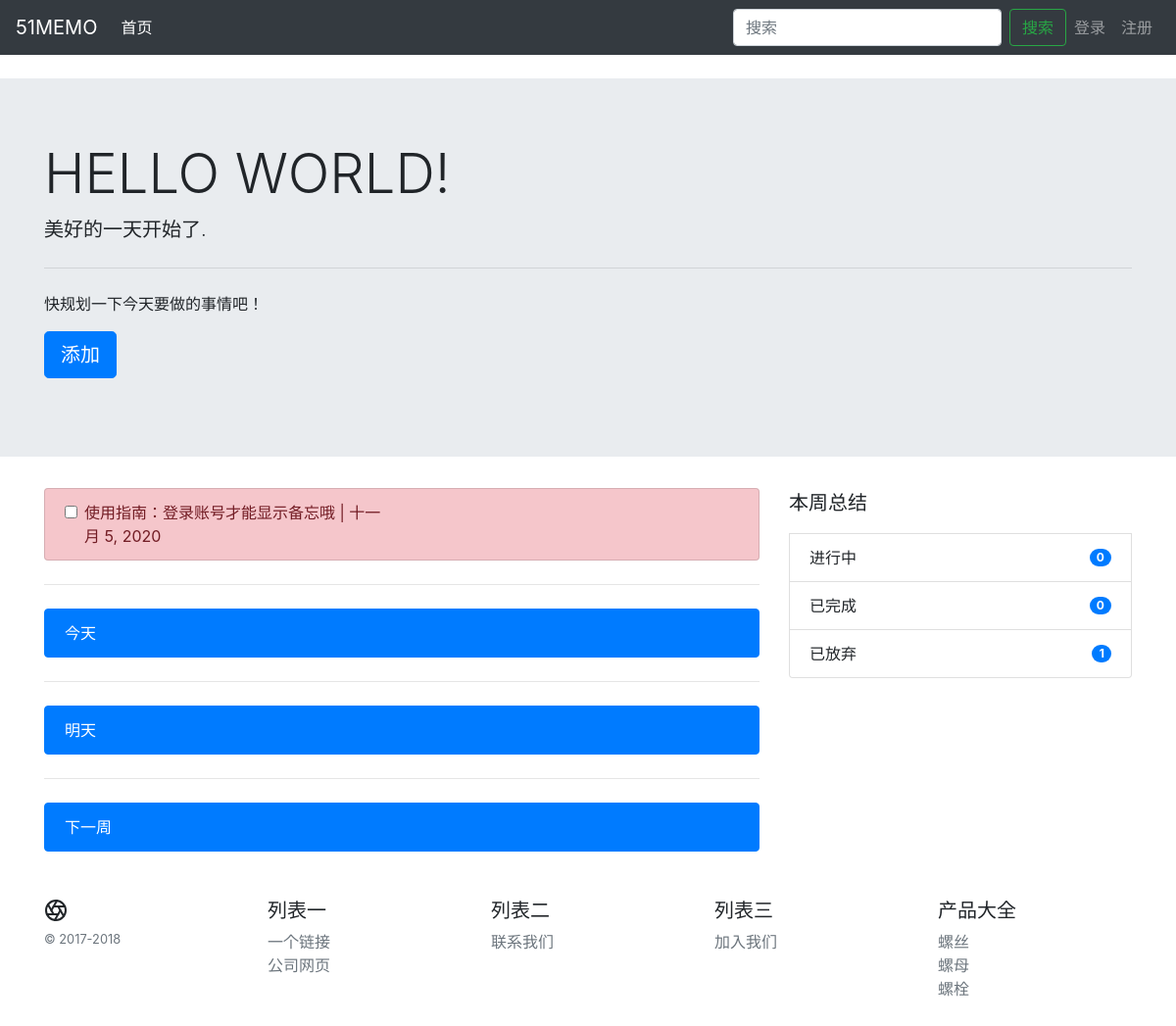
The page / on the database its author committed.
### siteinfo/models.py (models this page shows, shortened)
class Banner(models.Model):
    title = models.CharField(max_length=50, default='HELLO WORLD!')
    def __str__(self):
        return self.title

class Col(models.Model):
    title = models.CharField(max_length=50, default='col1')
    footer = models.ForeignKey('Footer', on_delete=models.CASCADE)

class Item(models.Model):
    title = models.CharField(max_length=20)
    url = models.URLField()
    col = models.ForeignKey('Col', on_delete=models.CASCADE)

### todo/models.py (models this page shows, shortened)
class Todo(models.Model):
    IMPORTANT_CHOICE = (
        ('1', '不重要不紧急'),
        ('2', '重要不紧急'),
        ('3', '不重要但紧急'),
        ('4', '重要且紧急'),
    )
    CLASS_DICT = {
        IMPORTANT_CHOICE[0][0]: 'success',
        IMPORTANT_CHOICE[1][0]: 'warning',
        IMPORTANT_CHOICE[2][0]: 'info',
        IMPORTANT_CHOICE[3][0]: 'danger',
    }
    FINISH_STATUS = (
    ('doing', '进行中'),
    ('done', '已完成'),
    )
    title = models.CharField(max_length=50)
    content = models.TextField()
    created = models.DateField(auto_now_add=True)
    duedate = models.DateField(default=timezone.now)
    important = models.CharField(choices=IMPORTANT_CHOICE, max_length=10, default='4')
    finish = models.CharField(max_length=10, choices=FINISH_STATUS, default="doing")
    class_type = models.CharField(max_length=50, default='success')
    author = models.ForeignKey(User, default=2, on_delete=models.CASCADE)
    def get_class_type(self):
        return self.CLASS_DICT[self.important]

### todo/views.py (the view)
# urls.py: path('', views.TodoListView.as_view(), name='home'),
class TodoListView(ListView):
    model = Todo
    template_name = 'todo/index.html'
    context_object_name = 'todo_list'
    def get_queryset(self):
        queryset = super().get_queryset()
        if self.request.user.is_authenticated:
            print(self.request.user)
            print()
            queryset = queryset.filter(author=self.request.user)
        else:
            queryset = queryset.filter(id=1)
        return queryset
    def get_context_data(self, *args, **kwargs):
        context = super().get_context_data(**kwargs)
        today = datetime.date.today()
        tomorrow = today + datetime.timedelta(days=1)
        start_week = today - datetime.timedelta(today.weekday()) + datetime.timedelta(days=7)  # 当日日期减去周几加上七天，即为下一周第一天
        end_week = start_week + datetime.timedelta(days=7)
        todo_list = self.get_queryset()
        context['todo_today'] = todo_list.filter(duedate__day=today.day, duedate__month=today.month)
        context['todo_tomorrow'] = todo_list.filter(duedate__day=tomorrow.day, duedate__month=tomorrow.month)
        context['todo_next_week'] = todo_list.filter(duedate__range=[start_week, end_week])
        context['todo_doing'] = todo_list.filter(finish='doing', duedate__gte=today)
        context['todo_done'] = todo_list.filter(finish='done')
        context['todo_overdue'] = todo_list.filter(finish='doing', duedate__lt=today)
        context['siteinfo'] = {
            'footer' : Footer.objects.all().first(),
            'banner' : Banner.objects.all().first()
        }
        context['add_form'] = TodoForm()
        context['modifi_form'] = TodoModifiForm()
        context['current_user'] = {'user': self.request.user, 'is_login': self.request.user.is_authenticated}
        return context

### todo/forms.py
class TodoForm(forms.ModelForm):
    title = forms.CharField(
        label= "标题",
        max_length = 100,
        help_text = "最大长度为100",
        widget = forms.TextInput(
            attrs = {
                'class':'form-control',
                'required':'True',
            },
        )
    )
    content = forms.CharField(
        label = "描述",
        max_length = 500,
        help_text = "最大长度为500",
        widget = forms.TextInput(
            attrs = {
                'class':'form-control',
                'required':'True',
            },
        )
    )
    important = forms.CharField(
        label = "优先级",
        widget = forms.Select(
            attrs = {
                'class':'form-control',
                'required':'True',
            },
            choices = Todo.IMPORTANT_CHOICE,
        )
    )
    duedate = forms.DateField(
        label = "执行时间",
        widget = forms.SelectDateWidget(
            attrs = {
                'class':'col-3',
            },
        )
    )
    class Meta:
        model = Todo
        fields = ['title', 'content', 'important', 'duedate']

class TodoModifiForm(forms.ModelForm):
    title = forms.CharField(
        label= "标题",
        max_length = 100,
        help_text = "最大长度为100",
        widget = forms.TextInput(
            attrs = {
                'class':'form-control',
                'required':'True',
            },
        )
    )
    content = forms.CharField(
        label = "描述",
        max_length = 500,
        help_text = "最大长度为500",
        widget = forms.TextInput(
            attrs = {
                'class':'form-control',
                'required':'True',
            },
        )
    )
    class Meta:
        model = Todo
        fields = ['title', 'content',]

### todo/templates/todo/index.html (shortened to what this page needs)
{% extends 'todo/base.html' %}
{% load humanize %}
{% load static %}
{% block content %}
<div class="jumbotron jumbotron-fluid">
  <div class="container">
    <h1 class="display-4">{{ siteinfo.banner }}</h1>
    <p class="lead">美好的一天开始了.</p>
    <hr class="my-4">
    <p>快规划一下今天要做的事情吧！</p>
    <p class="lead">
      <a class="btn btn-primary btn-lg" href="#" role="button" data-toggle="modal" data-target="#addModalCenter">添加</a>
    </p>
  </div>
</div>
<main role="main" class="container">
  <div class="row">
    <div class="col">
      {% if not current_user.is_login %}
      <ul class="list-group">
        {% for todo in todo_list %}
        {% include 'todo/todolist.html' %}
        {% endfor %}
      </ul>
      <hr class="my-4">
      {% endif %}
      <ul class="list-group">
        <li class="list-group-item  list-group-item-action active">今天</li>
      </ul>
      <hr class="my-4">
      <ul class="list-group">
        <li class="list-group-item  list-group-item-action active">明天</li>
      </ul>
      <hr class="my-4">
      <ul class="list-group">
        <li class="list-group-item  list-group-item-action active">下一周</li>
      </ul>
    </div>
    <div class="col col-4">
      <ul class="list-group">
        <p class="lead">本周总结</p>
        <li class="list-group-item d-flex justify-content-between align-items-center">
          进行中
          <span class="badge badge-primary badge-pill">{{ todo_doing.count }}</span>
        </li>
        <li class="list-group-item d-flex justify-content-between align-items-center">
          已完成
          <span class="badge badge-primary badge-pill">{{ todo_done.count }}</span>
        </li>
        <li class="list-group-item d-flex justify-content-between align-items-center">
          已放弃
          <span class="badge badge-primary badge-pill">{{ todo_overdue.count }}</span>
        </li>
      </ul>
    </div>
  </div>
</main>
{% endblock %}

### todo/templates/todo/base.html (shortened to what this page needs)
{% load humanize %}
{% load static %}
<!DOCTYPE html>
<html lang="cn-zh">
<head>
    <link rel="stylesheet" href="{% static 'css/bootstrap.css' %}">
    <link rel="stylesheet" href="{% static 'css/memo.css' %}">
</head>
<body>
    <nav class="navbar navbar-expand-md navbar-dark bg-dark fixed-top">
        <a class="navbar-brand" href="{% url 'todo:home' %}">51MEMO</a>
        <div class="collapse navbar-collapse" id="navbarsExampleDefault">
            <ul class="navbar-nav mr-auto">
                <li class="nav-item active">
                    <a class="nav-link" href="{% url 'todo:home' %}">首页 <span class="sr-only">(current)</span></a>
                </li>
            </ul>
            <form class="form-inline my-2 my-lg-0" method="GET" action="{% url 'todo:query' %}">
                <input class="form-control mr-sm-2" type="text" placeholder="搜索" aria-label="Search" name="q"
                    value="{{ request.GET.q }}">
                <button class="btn btn-outline-success my-2 my-sm-0" type="submit">搜索</button>
            </form>
            {% if current_user.is_login %}
            <ul class="navbar-nav">
                <li class="nav-item">
                    <a class="nav-link" href="{% url 'todo:home' %}">{{ current_user.user }}<span class="sr-only">(current)</span></a>
                </li>
                <li class="nav-item">
                    <a class="nav-link" href="{% url 'accounts:logout' %}">退出</a>
                </li>
            </ul>
            {% else %}
                <ul class="navbar-nav">
                    <li class="nav-item {% block login_active %}{% endblock %}">
                        <a class="nav-link" href="{% url 'accounts:login' %}">登录 <span class="sr-only">(current)</span></a>
                    </li>
                    <li class="nav-item {% block register_active %}{% endblock %}">
                        <a class="nav-link" href="{% url 'accounts:register' %}">注册</a>
                    </li>
                </ul>
            {% endif %}
        </div>
    </nav>
    {% block content %}
    {% endblock %}
    <footer class="container py-5">
        <div class="row">
            <div class="col-12 col-md">
                <small class="d-block mb-3 text-muted">&copy; 2017-2018</small>
            </div>
            {% for col in siteinfo.footer.col_set.all %}
            <div class="col-6 col-md">
                <h5>{{ col.title }}</h5>
                <ul class="list-unstyled text-small">
                    {% for item in col.item_set.all %}
                    <li><a class="text-muted" href="{{item.url}}">{{ item.title }}</a></li>
                    {% endfor %}
                </ul>
            </div>
            {% endfor %}
        </div>
    </footer>
</body>
</html>

### todo/templates/todo/todolist.html (shortened to what this page needs)
{% load humanize %}
<li class="list-group-item list-group-item-{{ todo.get_class_type }}">
    <div class="row">
        <div class="col">
            <div class="form-check">
                <input class="form-check-input" type="checkbox" value="{{ todo.title }}" data-id="{{ todo.id }}"
                    {% if todo.finish == 'done' %} checked {% endif %}>
                <label class="form-check-label" for="{{ todo.id }}">
                    {{ todo.title }} | {{ todo.duedate | naturalday}}
                </label>
            </div>
        </div>
        <div class="col">
        </div>
    </div>
</li>

### static/css/memo.css (style rules this page uses)
body { padding-top: 5rem; }

### rows shown on the page
Banner: banner "HELLO WORLD!"
Todo: title "使用指南：登录账号才能显示备忘哦", duedate "十一月 5, 2020"
Col: title "列表一"
Item: title "一个链接"
Item: title "公司网页"
Col: title "列表二"
Item: title "联系我们"
Col: title "列表三"
Item: title "加入我们"
Col: title "产品大全"
Item: title "螺丝"
Item: title "螺母"
Item: title "螺栓"

### other values the page prints
{{ todo_doing.count }} "0"
{{ todo_done.count }} "0"
{{ todo_overdue.count }} "1"
